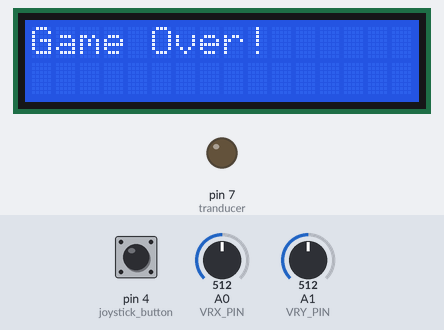
This sketch was run on a simulated Arduino Uno, built with avr-gcc and run on an emulated ATmega328P. Parts: 16×2 character LCD, output pins drawn as LEDs (lit = HIGH). The inputs (shaded band) are chosen by the test bench; at power-on: pin 4 (joystick_button) HIGH, A1 (VRY_PIN) = 512, A0 (VRX_PIN) = 512. Random numbers use the default seed unless the sketch sets one.

Above: at 1.2 s.
1.3 s: pin 4 (joystick_button) pulled LOW for 2.35 s
At 3.2 s:
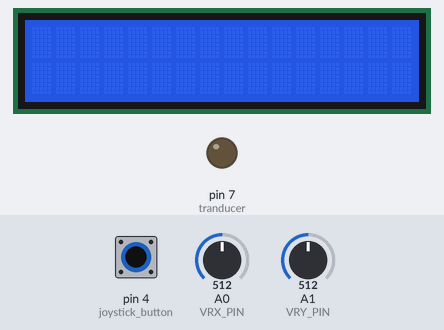
5.1 s: A1 (VRY_PIN) set to 910
At 7.32 s:
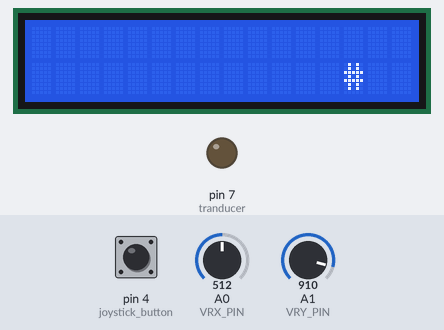
8.9 s: A0 (VRX_PIN) set to 910
At 11.76 s:
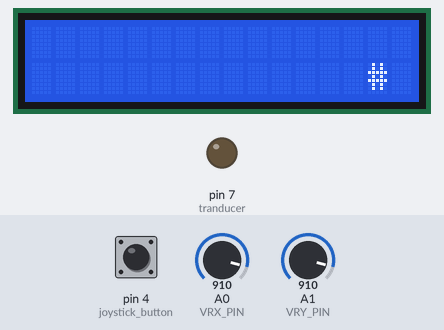
13.3 s: pin 4 (joystick_button) pulled LOW for 2.35 s
At 15.22 s:
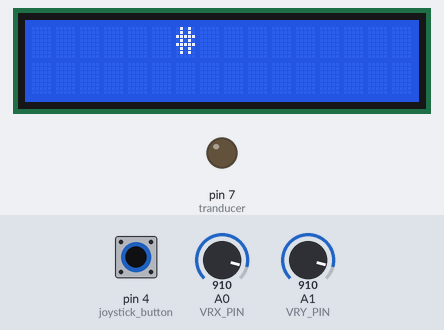
19.5 s: A0 (VRX_PIN) set to 90
At 24.98 s:
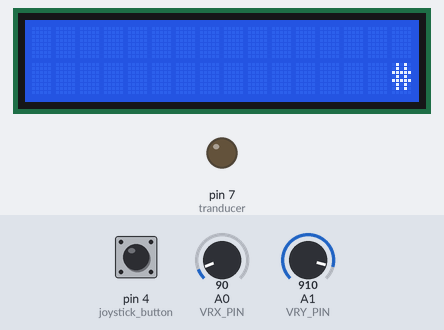
Timing chart, 0 to 26.5 s (numbered marks = the images above; inputs shaded):
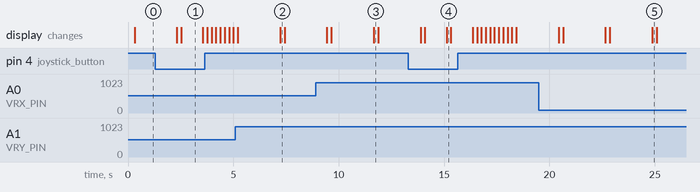

Measured:
- what the display in image 1 shows lasts 1.1 s, from 2.5 s to 3.6 s

The sketch:

Embedded_System_Game.ino
```cpp
//By Andy Lehmann
#include <SoftwareSerial.h>
#include <LiquidCrystal_I2C.h>

#define seg_c B00000100
#define seg_b B00000010
#define seg_g digitalWrite(2,HIGH)
#define seg_dp digitalWrite(3,HIGH)
#define seg_a B00000001
#define seg_f B00100000
#define seg_e B00010000
#define seg_d B00001000
#define VRX_PIN A0
#define VRY_PIN A1
#define joystick_button 4
#define tranducer 7
#define SNAKE_MAX_LENGTH 10
#define vertical_neutral 498
#define horizontal_neutral 512
#define offset 5

LiquidCrystal_I2C lcd(0x27, 16, 2);

int snakeSpeed = 200; // Adjust this to change the snake speed
int snakeLength = 1;
int snakeMax = 128;
int snake[128][2]; // Snake positions
int food[128][2];       // Food position

int direction = 0;
int lastDirection = 1;
int foodX, foodY;       // Food position
int score = 0;
int xValue, yValue;

void setup() {
  Serial.begin(9600);
  lcd.init();
  lcd.backlight();
  lcd.setCursor(0, 0);
  lcd.print("Snake Game");
  lcd.setCursor(0, 1);
  lcd.print("Press to start");
  pinMode(joystick_button, INPUT_PULLUP);
  pinMode(tranducer, OUTPUT);
}

void readJoystick() {
  int xValue = analogRead(VRX_PIN);
  int yValue = analogRead(VRY_PIN);

  if (xValue < 100 && lastDirection != 1) {
    direction = 3; // Left
  } else if (xValue > 900 && lastDirection != 3) {
    direction = 1; // Right
  } else if (yValue < 100 && lastDirection != 2) {
    direction = 0; // Up
  } else if (yValue > 900 && lastDirection != 0) {
    direction = 2; // Down
  }
}

void initializeGame() {
  snakeLength = 1;
  snake[0][0] = 5;
  snake[0][1] = 0;
  food[0][0] = 0;
  food[0][1] = 8;
  direction = 1;
  lastDirection = 1;

  lcd.clear();
  lcd.setCursor(0, 0);
  lcd.print("Snake Game");
  lcd.setCursor(0, 1);
  lcd.print("Press to start");
}

void moveSnake() {
 lastDirection = direction;

  for (int i = snakeLength - 1; i > 0; i--) {
    snake[i][0] = snake[i - 1][0];
    snake[i][1] = snake[i - 1][1];
  }

  switch (direction) {
    case 0: // Up
      snake[0][1]++;
      break;
    case 1: // Right
      snake[0][0]++;
      break;
    case 2: // Down
      snake[0][1]--;
      break;
    case 3: // Left
      snake[0][0]--;
      break;
  }
}

void checkCollision() {
  // Check collision with walls
  if (snake[0][0] < 0 || snake[0][0] >= 16 || snake[0][1] < 0 || snake[0][1] >= 2) {
    gameover();
  }

  // Check collision with itself
  for (int i = 1; i < snakeLength; i++) {
    if (snake[0][0] == snake[i][0] && snake[0][1] == snake[i][1]) {
      gameover();
    }
  }
}

void checkFoodCollision() {
  // Check collision with food
  if (snake[0][0] == food[0] && snake[0][1] == food[1]) {
    snakeLength++;
    playEatSound();
    generateFood();
  }
}

void generateFood() {
  // Print the food on the LCD
  lcd.setCursor(food[0][0] = random(0, 16), food[0][1] = random(0, 2));
  lcd.print("*");
}

void displayGame() {
  lcd.clear();

  for (int i = 0; i < snakeLength; i++) {
    lcd.setCursor(snake[i][0], snake[i][1]);
    lcd.print("#");
  }
}

void updateScoreDisplay() {
  displayDigit(score);
}

void playEatSound() {
  tone(tranducer, 1000, 200);
  delay(200);
  noTone(tranducer);
}

void displayDigit(int digit)
{
  switch(digit)
    {
      case 0:
        PORTB = (seg_a | seg_b | seg_c | seg_d | seg_e | seg_f);
        break;
      case 1:
        PORTB = (seg_b | seg_c);
        break;
      case 2:
        PORTB = (seg_a | seg_b | seg_e | seg_d), seg_g;
        break;
      case 3:
        PORTB = (seg_a | seg_b | seg_c | seg_d), seg_g;
        break;
      case 4:
        PORTB = (seg_f | seg_b | seg_c), seg_g;
        break;
      case 5:
        PORTB = (seg_a | seg_f | seg_c | seg_d), seg_g;
        break;
      case 6:
        PORTB = (seg_a | seg_f | seg_e | seg_d | seg_c), seg_g;
        break;
      case 7:
        digitalWrite(2, LOW);
        PORTB = (seg_a | seg_b | seg_c);
        break;
      case 8:
        PORTB = (seg_a | seg_f | seg_e | seg_d | seg_c | seg_b), seg_g;
        break;
      case 9:
        PORTB = (seg_a | seg_f | seg_b | seg_c | seg_d), seg_g;
        break;
    }
}


void gameover() {
  lcd.clear();
  lcd.setCursor(0, 0);
  lcd.print("Game Over!");
  delay(2000);
}

void loop() {
  if (digitalRead(joystick_button) == LOW) {
    lcd.clear();
    delay(1000);

    initializeGame();
  }

  readJoystick();
  moveSnake();
  checkCollision();
  generateFood();
  displayGame();
  delay(snakeSpeed);
}
```
